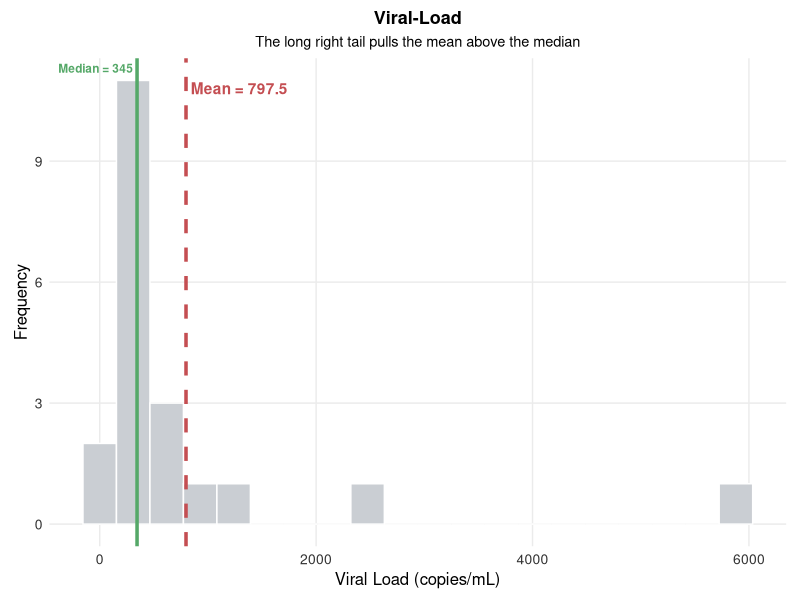
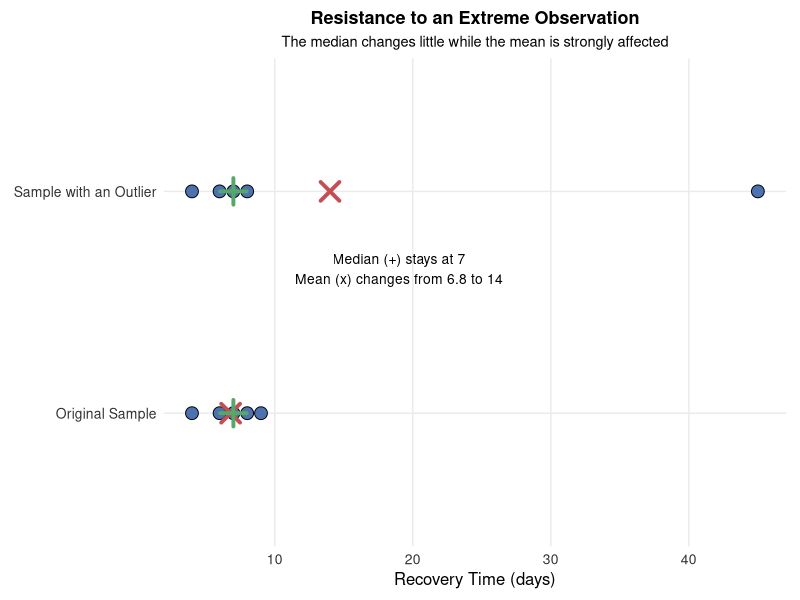
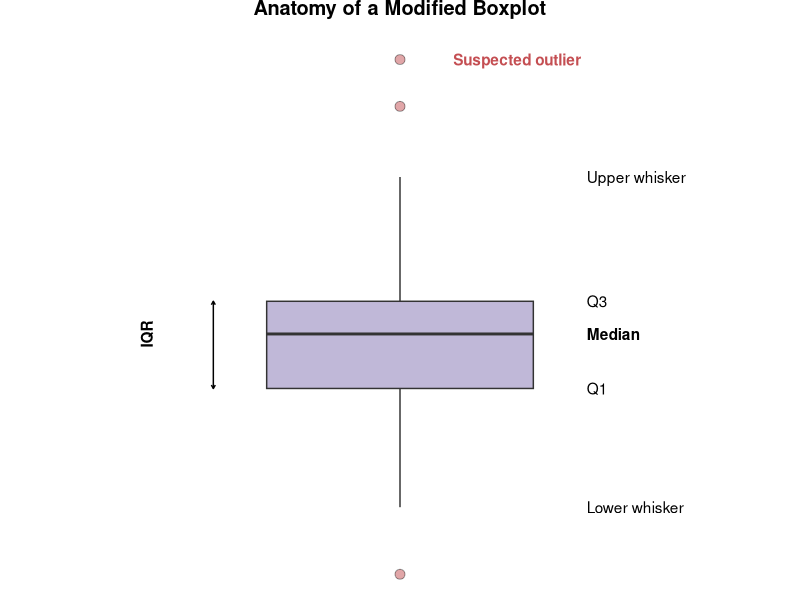
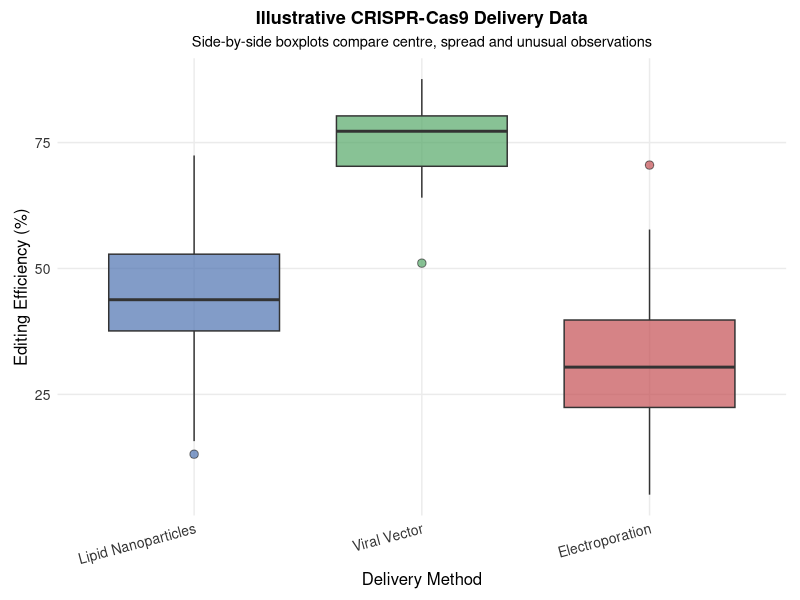
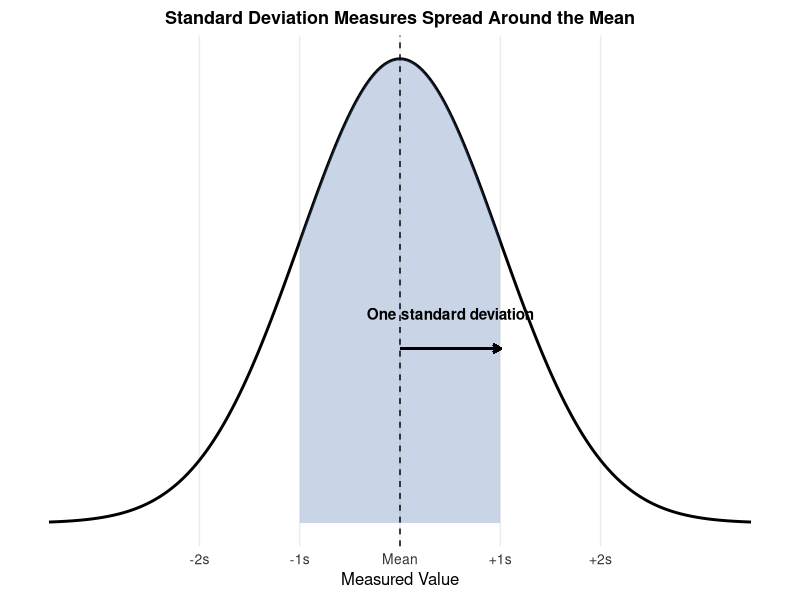

Recreate these plots in R, in order.
## ---- chunk 1
knitr::opts_chunk$set(
  echo = FALSE,
  warning = FALSE,
  message = FALSE,
  error = FALSE
)

# ggplot2 is used only to create the lecture figures that are saved as PNG files.
# Students do not need ggplot2 to complete the visible R examples in this chapter.
if (!requireNamespace("ggplot2", quietly = TRUE)) {
  stop("Install the ggplot2 package before knitting this chapter.")
}

suppressPackageStartupMessages({
  library(ggplot2)
})

set.seed(123)

# A shared theme keeps all lecture figures visually consistent.
lecture_theme <- theme_minimal(base_size = 11) +
  theme(
    plot.title = element_text(size = 13, face = "bold", hjust = 0.5),
    plot.subtitle = element_text(size = 10.5, hjust = 0.5),
    axis.title = element_text(size = 12),
    axis.text = element_text(size = 10, colour = "#333333"),
    panel.grid.minor = element_blank(),
    plot.background = element_rect(fill = "white", colour = NA),
    panel.background = element_rect(fill = "white", colour = NA),
    plot.margin = margin(8, 10, 8, 10)
  )

palette_main <- c("#4C72B0", "#55A868", "#C44E52", "#8172B2", "#CCB974")

# This helper saves each figure at a consistent resolution.
save_plot <- function(filename, plot, width, height) {
  ggsave(
    filename = filename,
    plot = plot,
    width = width,
    height = height,
    units = "in",
    dpi = 300,
    bg = "white"
  )
}

# =============================================================
# Figure 1: Mean and median in a right-skewed viral-load dataset
# =============================================================

# These are illustrative viral-load measurements in copies per mL.
# The same values are shown to students in the worked example below.
viral_load <- c(
  120, 140, 160, 180, 200,
  220, 250, 270, 300, 330,
  360, 400, 450, 520, 600,
  750, 900, 1300, 2500, 6000
)

viral_df <- data.frame(load = viral_load)

viral_mean <- mean(viral_load)
viral_median <- median(viral_load)

p_skewed <- ggplot(viral_df, aes(x = load)) +
  geom_histogram(
    bins = 20,
    fill = "#caced3",
    colour = "white"
  ) +
  geom_vline(
    xintercept = viral_median,
    colour = palette_main[2],
    linewidth = 1.2
  ) +
  geom_vline(
    xintercept = viral_mean,
    colour = palette_main[3],
    linewidth = 1.2,
    linetype = "dashed"
  ) +
  annotate(
    "text",
    x = viral_median,
    y = Inf,
    label = paste0("Median = ", viral_median),
    colour = palette_main[2],
    size = 3,
    vjust = 1.6,
    hjust = 1.05,
    fontface = "bold"
  ) +
  annotate(
    "text",
    x = viral_mean,
    y = Inf,
    label = paste0("Mean = ", round(viral_mean, 1)),
    colour = palette_main[3],
    vjust = 3.0,
    hjust = -0.05,
    fontface = "bold"
  ) +
  labs(
    title = "Viral-Load",
    subtitle = "The long right tail pulls the mean above the median",
    x = "Viral Load (copies/mL)",
    y = "Frequency"
  ) +
  lecture_theme

save_plot(
  "fig_ch2_skewed_mean_median.png",
  p_skewed,
  width = 7,
  height = 4
)

# =============================================================
# Figure 2: Resistance to an outlier
# =============================================================

base_data <- c(4, 6, 7, 8, 9)
outlier_data <- c(4, 6, 7, 8, 45)

df_resist <- data.frame(
  Value = c(base_data, outlier_data),
  Group = factor(
    rep(c("Original Sample", "Sample with an Outlier"), each = 5),
    levels = c("Original Sample", "Sample with an Outlier")
  )
)

summary_points <- data.frame(
  Group = factor(
    rep(c("Original Sample", "Sample with an Outlier"), times = 2),
    levels = levels(df_resist$Group)
  ),
  Statistic = rep(c("Mean", "Median"), each = 2),
  Value = c(
    mean(base_data),
    mean(outlier_data),
    median(base_data),
    median(outlier_data)
  )
)

p_resist <- ggplot(df_resist, aes(x = Value, y = Group)) +
  geom_point(
    size = 4,
    fill = palette_main[1],
    colour = "black",
    shape = 21
  ) +
  geom_point(
    data = subset(summary_points, Statistic == "Mean"),
    aes(x = Value, y = Group),
    shape = 4,
    size = 5,
    colour = palette_main[3],
    stroke = 2
  ) +
  geom_point(
    data = subset(summary_points, Statistic == "Median"),
    aes(x = Value, y = Group),
    shape = 3,
    size = 5,
    colour = palette_main[2],
    stroke = 2
  ) +
  annotate(
    "text",
    x = 19,
    y = 1.65,
    label = "Median (+) stays at 7\nMean (x) changes from 6.8 to 14",
    size = 3.5
  ) +
  labs(
    title = "Resistance to an Extreme Observation",
    subtitle = "The median changes little while the mean is strongly affected",
    x = "Recovery Time (days)",
    y = NULL
  ) +
  lecture_theme

save_plot(
  "fig_ch2_resistance.png",
  p_resist,
  width = 7,
  height = 3.5
)

# =============================================================
# Figure 3: Anatomy of a modified boxplot
# =============================================================

set.seed(321)
box_data <- c(rnorm(100, mean = 50, sd = 10), 15, 85, 92)
box_stats <- boxplot.stats(box_data)

box_df <- data.frame(
  value = box_data,
  group = factor("Sample")
)

p_box_anatomy <- ggplot(box_df, aes(x = group, y = value)) +
  geom_boxplot(
    width = 0.4,
    fill = palette_main[4],
    alpha = 0.5,
    outlier.shape = 21,
    outlier.size = 3,
    outlier.fill = palette_main[3]
  ) +
  annotate(
    "text",
    x = 1.28,
    y = median(box_data),
    label = "Median",
    fontface = "bold",
    hjust = 0
  ) +
  annotate(
    "text",
    x = 1.28,
    y = unname(quantile(box_data, 0.75)),
    label = "Q3",
    hjust = 0
  ) +
  annotate(
    "text",
    x = 1.28,
    y = unname(quantile(box_data, 0.25)),
    label = "Q1",
    hjust = 0
  ) +
  annotate(
    "text",
    x = 1.28,
    y = box_stats[["stats"]][5],
    label = "Upper whisker",
    hjust = 0
  ) +
  annotate(
    "text",
    x = 1.28,
    y = box_stats[["stats"]][1],
    label = "Lower whisker",
    hjust = 0
  ) +
  annotate(
    "text",
    x = 1.08,
    y = max(box_stats[["out"]]),
    label = "Suspected outlier",
    colour = palette_main[3],
    fontface = "bold",
    hjust = 0
  ) +
  annotate(
    "segment",
    x = 0.72,
    xend = 0.72,
    y = unname(quantile(box_data, 0.25)),
    yend = unname(quantile(box_data, 0.75)),
    arrow = arrow(
      ends = "both",
      length = grid::unit(0.1, "cm")
    )
  ) +
  annotate(
    "text",
    x = 0.62,
    y = median(box_data),
    label = "IQR",
    angle = 90,
    fontface = "bold"
  ) +
  theme_void(base_size = 12) +
  labs(title = "Anatomy of a Modified Boxplot") +
  theme(
    plot.title = element_text(
      face = "bold",
      hjust = 0.5,
      margin = margin(b = 10)
    )
  )

save_plot(
  "fig_ch2_boxplot_anatomy.png",
  p_box_anatomy,
  width = 6,
  height = 5
)

# =============================================================
# Figure 4: Side-by-side boxplots for illustrative CRISPR data
# =============================================================

set.seed(42)

crispr_df <- data.frame(
  Method = factor(
    rep(
      c(
        "Lipid Nanoparticles",
        "Viral Vector",
        "Electroporation"
      ),
      each = 40
    ),
    levels = c(
      "Lipid Nanoparticles",
      "Viral Vector",
      "Electroporation"
    )
  ),
  Efficiency = c(
    rnorm(40, 45, 12),
    rnorm(40, 75, 8),
    rnorm(40, 30, 15)
  )
)

# Editing efficiency is a percentage, so simulated values are restricted to 0-100.
crispr_df$Efficiency <- pmax(
  0,
  pmin(100, crispr_df$Efficiency)
)

p_side_box <- ggplot(
  crispr_df,
  aes(x = Method, y = Efficiency, fill = Method)
) +
  geom_boxplot(
    alpha = 0.7,
    outlier.shape = 21,
    outlier.size = 2.5
  ) +
  scale_fill_manual(values = palette_main[1:3]) +
  labs(
    title = "Illustrative CRISPR-Cas9 Delivery Data",
    subtitle = "Side-by-side boxplots compare centre, spread and unusual observations",
    x = "Delivery Method",
    y = "Editing Efficiency (%)"
  ) +
  lecture_theme +
  theme(
    legend.position = "none",
    axis.text.x = element_text(angle = 15, hjust = 1)
  )

save_plot(
  "fig_ch2_side_by_side_boxplots.png",
  p_side_box,
  width = 7,
  height = 4
)

# =============================================================
# Figure 5: Understanding one standard deviation
# =============================================================

x_val <- seq(-3.5, 3.5, length.out = 1000)
sd_df <- data.frame(
  x = x_val,
  y = dnorm(x_val)
)

p_sd <- ggplot(sd_df, aes(x = x, y = y)) +
  geom_line(linewidth = 1) +
  geom_area(
    data = subset(sd_df, x >= -1 & x <= 1),
    fill = palette_main[1],
    alpha = 0.3
  ) +
  geom_vline(
    xintercept = 0,
    linetype = "dashed"
  ) +
  geom_segment(
    aes(
      x = 0,
      y = 0.15,
      xend = 1,
      yend = 0.15
    ),
    arrow = arrow(length = grid::unit(0.2, "cm")),
    linewidth = 0.8,
    colour = "black"
  ) +
  annotate(
    "text",
    x = 0.5,
    y = 0.18,
    label = "One standard deviation",
    fontface = "bold"
  ) +
  scale_x_continuous(
    breaks = c(-2, -1, 0, 1, 2),
    labels = c("-2s", "-1s", "Mean", "+1s", "+2s")
  ) +
  scale_y_continuous(breaks = NULL) +
  labs(
    title = "Standard Deviation Measures Spread Around the Mean",
    x = "Measured Value",
    y = NULL
  ) +
  lecture_theme

save_plot(
  "fig_ch2_standard_deviation.png",
  p_sd,
  width = 6,
  height = 3.5
)
## ---- chunk 2
# The vector contains the 15 observed pine needle lengths in centimetres.
aleppo_needles <- c(
  7.2, 7.6, 8.5, 8.5, 8.7,
  9.0, 9.0, 9.3, 9.4, 9.4,
  10.2, 10.9, 11.3, 12.1, 12.8
)

# mean() calculates the arithmetic average.
mean(aleppo_needles)
## ---- chunk 3
# median() returns the middle value of the ordered data.
median(aleppo_needles)
## ---- chunk 4
# The vector contains the 18 Torrey pine needle lengths.
torrey_needles <- c(
  21.2, 21.6, 21.7, 23.1, 23.7, 24.2,
  24.2, 25.5, 26.6, 26.8, 28.9, 29.0,
  29.7, 29.7, 30.2, 32.5, 33.7, 33.7
)

# median() automatically handles an even sample size.
median(torrey_needles)
## ---- chunk 5
# These values are the same illustrative viral-load data shown above.
viral_load <- c(
  120, 140, 160, 180, 200,
  220, 250, 270, 300, 330,
  360, 400, 450, 520, 600,
  750, 900, 1300, 2500, 6000
)

# Compare the two measures of centre.
mean(viral_load)
median(viral_load)
## ---- chunk 6
# summary() reports the minimum, Q1, median, mean, Q3 and maximum.
summary(aleppo_needles)
## ---- chunk 7
# summary() gives R's numerical summary for the Torrey pine sample.
summary(torrey_needles)
## ---- chunk 8
# IQR() calculates the interquartile range using R's quartile convention.
IQR(aleppo_needles)
IQR(torrey_needles)
## ---- chunk 9
# The vector contains the observed needle lengths.
needle_data <- c(
  7.2, 7.6, 8.5, 8.5, 8.7,
  9.0, 9.0, 9.3, 9.4, 9.4,
  10.2, 10.9, 11.3, 12.1, 15.8
)

# R's default quartile convention is used for this software calculation.
q1 <- quantile(needle_data, 0.25)
q3 <- quantile(needle_data, 0.75)
iqr_value <- IQR(needle_data)

# The lower and upper fences define the usual suspected-outlier region.
lower_fence <- q1 - 1.5 * iqr_value
upper_fence <- q3 + 1.5 * iqr_value

# Display both fences.
c(
  Lower_Fence = lower_fence,
  Upper_Fence = upper_fence
)

# Select observations outside either fence.
suspected_outliers <- needle_data[
  needle_data < lower_fence |
  needle_data > upper_fence
]

suspected_outliers
## ---- chunk 10
# The vector contains the seven observed metabolic rates.
metabolic_rates <- c(
  1792, 1666, 1362, 1614,
  1460, 1867, 1439
)

# var() calculates the sample variance using n - 1.
var(metabolic_rates)

# sd() calculates the sample standard deviation.
sd(metabolic_rates)
